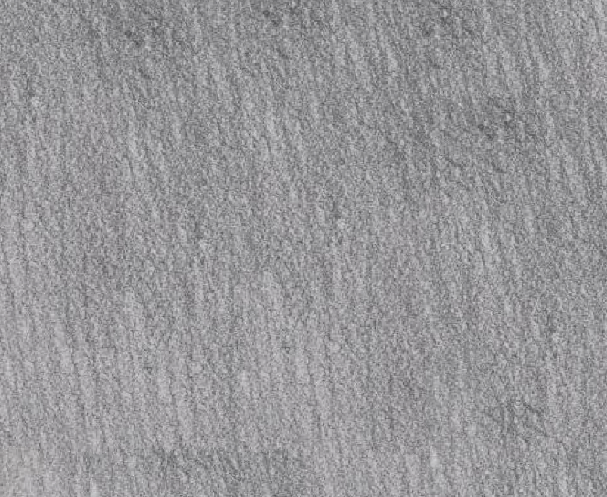
#> input picture pencil2.png, 607 x 497 px, given in place of flower.png, which was not available
$ python genTone.py   (Python 2 division)
#> lines starting #> are read from the running program, lines starting #| are printed output that depends on the picture; pictures that were not available may be replaced by others from this repository, and a replacement may not be noted
import cv2
import numpy as np
from matplotlib import pyplot as plt
from scipy.sparse import spdiags
from scipy.sparse import dia_matrix
from scipy.sparse.linalg import cg

import math
import sys
import os

#for histogram matching
def transferTone(img, verbose = False):
    ho = np.zeros( 256)
    po = np.zeros( 256)
    for i in range(256):
        po[i] = np.sum(img == i)
    po = po / np.sum(po)

    #caculate original cumulative histogram
    ho[0] = po[0]
    for i in range(1,256):
        ho[i] = ho[i - 1] + po[i]

    #use parameter from paper.
    omiga1 = 76
    omiga2 = 22
    omiga3 = 2
    p1 = lambda x : (1 / 9.0) * np.exp(-(255 - x) / 9.0)
    p2 = lambda x : (1.0 / (225 - 105)) * (x >= 105 and x <= 225)
    p3 = lambda x : (1.0 / np.sqrt(2 * math.pi *11) ) * np.exp(-((x - 90) ** 2) / float((2 * (11 **2))))
    p  = lambda x : (omiga1 * p1(x) + omiga2 * p2(x) + omiga3 * p3(x)) * 0.01

    prob = np.zeros(256)
    total = 0
    for i in range(256):
        prob[i] = p(i)
        total = total + prob[i]
    prob = prob / total

    #caculate new cumulative histogram
    histo = np.zeros(256)
    histo[0] = prob[0]
    for i in range(1, 256):
        histo[i] = histo[i - 1] + prob[i]

    Iadjusted = np.zeros((img.shape[0], img.shape[1]))
    for x in range(img.shape[0]):
        for y in range(img.shape[1]):
            histogram_value = ho[img[x,y]]
            i = np.argmin(np.absolute(histo - histogram_value))
            Iadjusted[x, y] = i

    Iadjusted = np.float64(Iadjusted) / 255.0
    if verbose == True:
        cv2.imshow('adjust tone', Iadjusted)
        cv2.waitKey(1)
    J = Iadjusted
    J = cv2.blur(Iadjusted, (3, 3))
    if verbose == True:
        cv2.imshow('blurred adjust tone', J)
        cv2.waitKey(1)
    return J


#compute the pencil tone map
def genTone(img, verbose = False, pencil_texture = 'pencil5.png'):
    height, width = img.shape
    n = height * width
    print "- Image size=%dx%d."%(width, height)
    print "- Extract tone map for orinal image."
    J = transferTone(img, verbose)
    print "- Done."

    P = cv2.imread(pencil_texture, cv2.IMREAD_GRAYSCALE)
    P = np.float64(P) / 255.0
    print "- Pencil texture size=%dx%d."%(P.shape[1], P.shape[0])

    print "- Construct vector."
    P = cv2.resize(P, (height, width))
    P = P.reshape((n, 1))
    logP = np.log(P+2.2204e-15)
    J = J.reshape((n,1))
    logJ = np.log(J+2.2204e-15)
    print "- Done."


    print "- Solve formular to find optimal beta."
    theta = 0.2
    b= logJ * logP
    temp = (logP * logP).reshape(1,n)
    A = spdiags(temp,0,n,n)

    #construct A
    e = np.ones(n)
    B = spdiags([e, e], np.array([-width, -1]), n, n)
    up    = np.ones((height, width))
    down  = np.ones((height, width))
    left  = np.ones((height, width))
    right = np.ones((height, width))
    up[0,:]=0
    down[height-1,:]=0
    left[:,0]=0
    right[:,width-1]=0
    C = -(up + down + left + right)
    C = C.reshape((1,n))
    D = spdiags(C, 0, n, n)
    A = A + theta * ((B.transpose())+ B + D)

    #solve it
    beta, info = cg(A, b , tol = 1e-6, maxiter = 16)
    print "info=",info
    print "- Done."

    beta = beta.reshape((height, width))
    P    = P.reshape((height, width))
    J    = J.reshape((height, width))
    T    = np.power(P, beta)
    if verbose == True:
        cv2.imshow('resized pencil texture', P)
        cv2.waitKey(1)
        cv2.imshow('beta', beta)
        cv2.waitKey(1)
    cv2.imshow('tone', T)
    cv2.waitKey(1)

    return T


if __name__ == '__main__':
    img_path = '.\\pic\\flower.png'
    print "- Unit test for tone generation. image file=%s" %(img_path)
    img = cv2.imread(img_path, cv2.IMREAD_GRAYSCALE)
#> img: shape (497, 607); min 73, max 215, mean 150.5
    cv2.imshow('original image', img)
    cv2.waitKey(1)
    T = genTone(img,False)
#| - Image size=607x497.
#> after the loop in transferTone, `for i in range(256):`: po = 256 values, max 6482 at index 144, min 0 at index 0, mean 1178.4
#> in transferTone, `po = po / np.sum(po)`: po = 256 values, max 0.0215 at index 144, min 0 at index 0, mean 0.00391
#> after the loop in transferTone, `for i in range(1,256):`: ho = 256 values from 0 to 1
#> after the loop in transferTone, `for x in range(img.shape[0]):`:
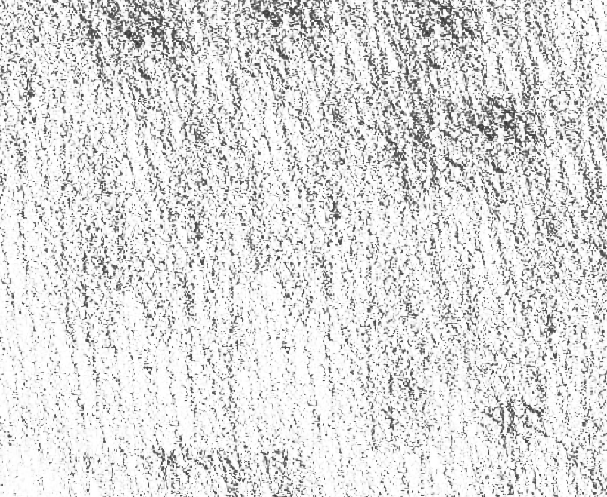
#> Iadjusted: shape (497, 607) float64; min 49, max 255, mean 221
#> in transferTone, `J = cv2.blur(Iadjusted, (3, 3))`:
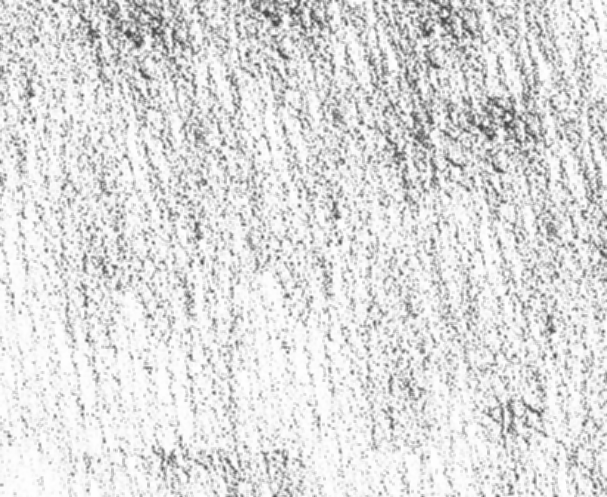
#> J: shape (497, 607) float64; min 0.246, max 1, mean 0.867
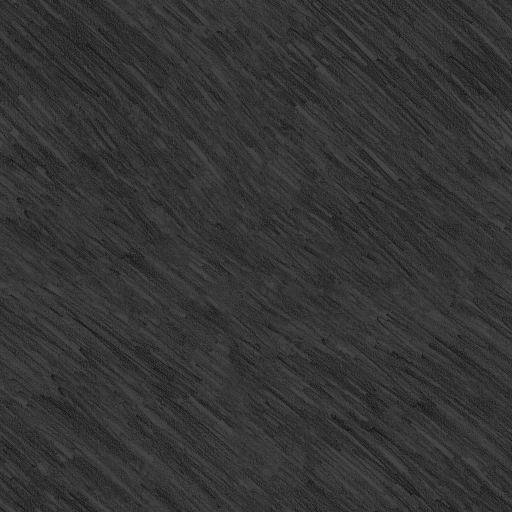
#> input picture pencil5.png, 1024 x 1024 px (shown at 1/2 size)
#> in genTone, P is the input picture: shape (1024, 1024); min 16, max 83, mean 52.3
#| - Pencil texture size=1024x1024.
#> in genTone, `P = cv2.resize(P, (height, width))`:
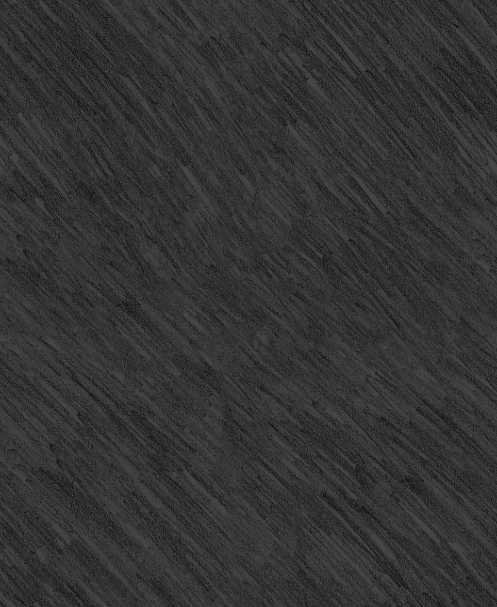
#> P: shape (607, 497) float64; min 0.071, max 0.306, mean 0.205
#> (the run stopped early here; a loop or call above may not have finished)
